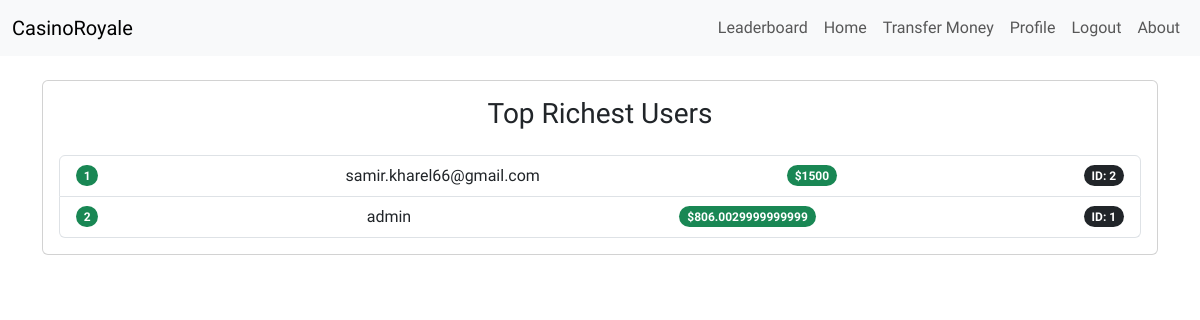
The page /leaderboard (signed in) on the database its author committed.
### app/main.py (models this page shows, shortened)
class User(db.Model, UserMixin):
     id = db.Column(db.Integer, primary_key=True)
     username = db.Column(db.String, unique=True, nullable=False)
     password = db.Column(db.String, nullable=False)
     balance = db.Column(db.Integer, default=1500)
     about = db.Column(db.String(150))
     account_created = db.Column(db.String)

### app/main.py (the view)
@app.route('/leaderboard', methods=['POST', 'GET'])
def leaderboard():
    top_users = User.query.order_by(User.balance.desc()).all()
    return render_template('leaderboard.html', top_users=top_users)

### app/main.py (called while the page is built)
@login_manager.user_loader
def load_user(user_id):
    return User.query.get(int(user_id))

### app/templates/leaderboard.html
{% extends "base.html" %} {%block title%}Leaderboard - CasinoRoylae {%endblock%}
{% block content %}
<div class="card">
  <div class="card-body">
    <h3 class="text-center mb-4">Top Richest Users</h3>
    <ul class="list-group">
      {% for user in top_users %}
      <li
        class="list-group-item d-flex justify-content-between align-items-center"
      >
        <span class="badge bg-success rounded-pill">{{ loop.index }}</span>
        {{ user.username }}
        <span class="badge bg-success rounded-pill">${{ user.balance }}</span>
        <span class="badge bg-dark rounded-pill">ID: {{ user.id }}</span>
      </li>
      {% endfor %}
    </ul>
  </div>
</div>
{% endblock %}

### app/templates/base.html (style rules this page uses)
body { font-family: "Protect Guerillia", sans-serif; }

### rows shown on the page
User: username "samir.kharel66@gmail.com", balance "1500", id "2"
User: username "admin", balance "806.0029999999999", id "1"
